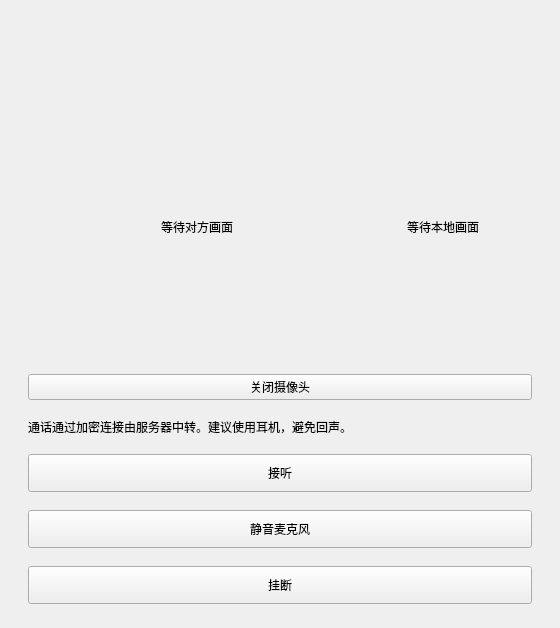
<?xml version="1.0" encoding="UTF-8"?>
<ui version="4.0">
 <class>VoiceCallDialog</class>
 <widget class="QDialog" name="VoiceCallDialog">
  <property name="windowTitle"><string>语音通话</string></property>
  <property name="minimumSize"><size><width>360</width><height>0</height></size></property>
  <layout class="QVBoxLayout" name="verticalLayout">
   <property name="spacing"><number>18</number></property>
   <property name="leftMargin"><number>28</number></property>
   <property name="topMargin"><number>24</number></property>
   <property name="rightMargin"><number>28</number></property>
   <property name="bottomMargin"><number>24</number></property>
   <item><widget class="QLabel" name="nameLabel">
    <property name="font"><font><pointsize>16</pointsize></font></property>
    <property name="text"><string/></property>
    <property name="textFormat"><enum>Qt::PlainText</enum></property>
    <property name="alignment"><set>Qt::AlignCenter</set></property>
   </widget></item>
   <item><widget class="QLabel" name="stateLabel">
    <property name="text"><string/></property>
    <property name="alignment"><set>Qt::AlignCenter</set></property>
   </widget></item>
   <item><widget class="QWidget" name="videoPanel"><layout class="QHBoxLayout" name="videoLayout">
    <item><widget class="QLabel" name="remoteVideo"><property name="minimumSize"><size><width>320</width><height>240</height></size></property><property name="alignment"><set>Qt::AlignCenter</set></property><property name="text"><string>等待对方画面</string></property></widget></item>
    <item><widget class="QLabel" name="localVideo"><property name="minimumSize"><size><width>160</width><height>120</height></size></property><property name="alignment"><set>Qt::AlignCenter</set></property><property name="text"><string>等待本地画面</string></property></widget></item>
   </layout></widget></item>
   <item><widget class="QPushButton" name="cameraButton"><property name="text"><string>关闭摄像头</string></property><property name="checkable"><bool>true</bool></property><property name="autoDefault"><bool>false</bool></property></widget></item>
   <item><widget class="QLabel" name="hintLabel">
    <property name="text"><string>通话通过加密连接由服务器中转。建议使用耳机，避免回声。</string></property>
    <property name="wordWrap"><bool>true</bool></property>
   </widget></item>
   <item><widget class="QPushButton" name="voice_accept">
    <property name="minimumSize"><size><width>0</width><height>38</height></size></property>
    <property name="buttonRole" stdset="0"><string>primary</string></property>
    <property name="text"><string>接听</string></property>
    <property name="autoDefault"><bool>false</bool></property>
   </widget></item>
   <item><widget class="QPushButton" name="voice_mute">
    <property name="minimumSize"><size><width>0</width><height>38</height></size></property>
    <property name="buttonRole" stdset="0"><string>secondary</string></property>
    <property name="text"><string>静音麦克风</string></property>
    <property name="checkable"><bool>true</bool></property>
    <property name="autoDefault"><bool>false</bool></property>
   </widget></item>
   <item><widget class="QPushButton" name="voice_end">
    <property name="minimumSize"><size><width>0</width><height>38</height></size></property>
    <property name="buttonRole" stdset="0"><string>secondary</string></property>
    <property name="text"><string>挂断</string></property>
    <property name="autoDefault"><bool>false</bool></property>
   </widget></item>
  </layout>
 </widget>
 <resources/>
 <connections/>
</ui>
